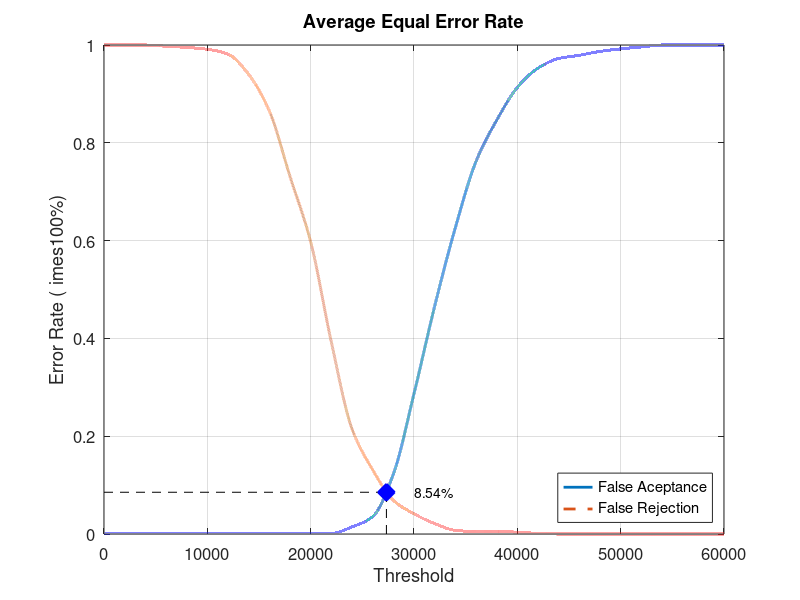
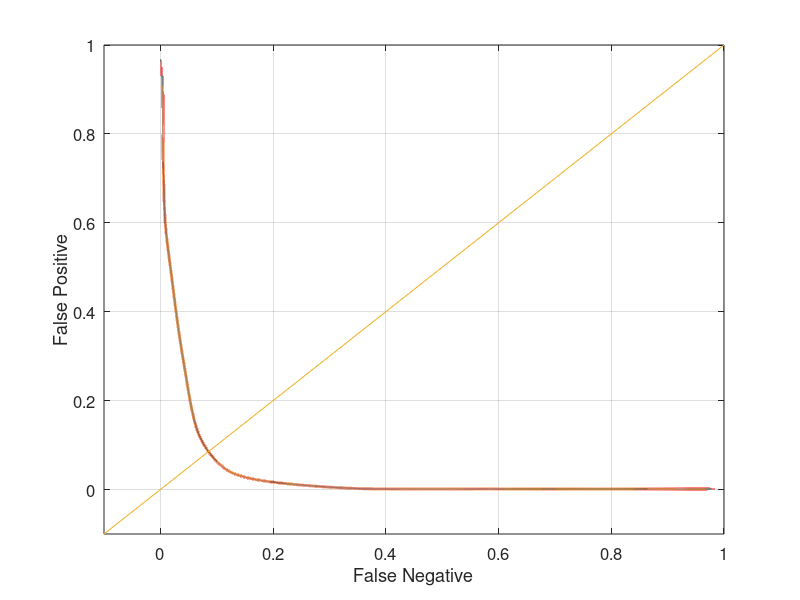

These figures' MATLAB source, in order:
close all;
clear;
clc;
x = 0:2000:60000;
xq = 0:0.5:60000;

y0 = [0 0.00131579 0.00131579 0.00131579 0.00131579 0.00131579 0.00131579 0.00131579 0.00131579 0.00131579 0.00131579 0.00131579 0.0144737 0.0355263 0.122368 0.286842 0.465789 0.626316 0.761842 0.846053 0.913158 0.952632 0.972368 0.978947 0.986842 0.992105 0.996053 1 1 1 1]
yy0 = interp1(x, y0, xq, 'pchip');
y1 = [1 1 1 0.9975 0.995 0.99125 0.98125 0.94 0.865 0.73125 0.5975 0.3925 0.215 0.13125 0.06875 0.04125 0.02125 0.0075 0.005 0.005 0.00375 0.00125 0 0 0 0 0 0 0 0 0]
yy1 = interp1(x, y1, xq, 'pchip');

% Calculating EER: 
y2 = abs(y0 - y1);
find(y2 == min(y2))
yy2 = abs(yy0 - yy1);
xEER = find(yy2 == min(yy2));
xEERIndex = xq(xEER) % X-axis EER
yEER = yy0(xEER) % Y-axis EER

main = figure
plot(xq, yy0,'-','LineWidth', 2);	hold on
plot(xq, yy1,'--','LineWidth', 2);	hold on
plot([xEERIndex xEERIndex], [0 yEER], 'k--');	hold on
plot([0 xEERIndex], [yEER yEER], 'k--');	hold on
plot(xEERIndex, yEER, 'bx', 'LineWidth', 10);	hold on
text(xEERIndex + 10 * xEERIndex / 100, yEER, [num2str(round((10000 * yEER)) / 100) '%'])
legend('False Aceptance', 'False Rejection', 'Location', 'SouthEast')
xlabel('Threshold')
ylabel('Error Rate (	imes100%)')
title('Average Equal Error Rate')
set(gca, 'FontSize', 12)
axis([0 60000 0 1])
grid on

print(main, 'Experiment3AverageMain', '-dpng');
FNRxFPR = figure('Color', [1 1 1]);
plot(yy1, yy0, '-', yy1, yy0, 'LineWidth', 2);
hold on
y = -0.1:0.1:1
plot(y, y); 
set(gca, 'FontSize', 12)
xlabel('False Negative')
ylabel('False Positive')
axis([-0.1 1 -0.1 1])
set(gca, 'FontSize', 12)
grid on

print(FNRxFPR, 'Experiment3AverageFNRxFPR','-dpng');
